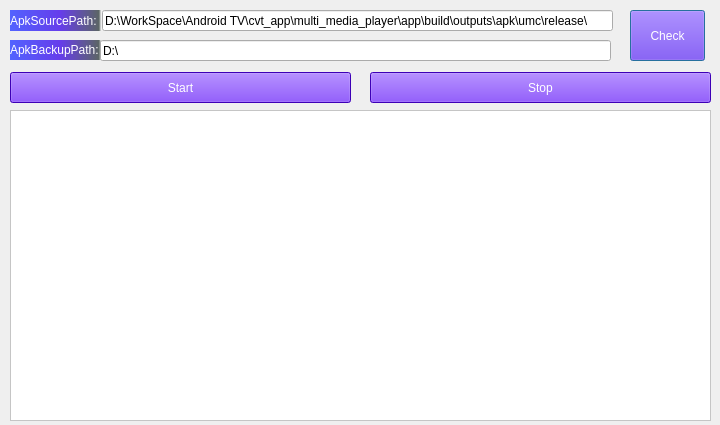
<?xml version="1.0" encoding="UTF-8"?>
<ui version="4.0">
 <class>Dialog</class>
 <widget class="QDialog" name="Dialog">
  <property name="geometry">
   <rect>
    <x>0</x>
    <y>0</y>
    <width>720</width>
    <height>425</height>
   </rect>
  </property>
  <property name="windowTitle">
   <string>Dialog</string>
  </property>
  <property name="styleSheet">
   <string notr="true"/>
  </property>
  <widget class="QTextBrowser" name="printTextBrowser">
   <property name="geometry">
    <rect>
     <x>10</x>
     <y>110</y>
     <width>701</width>
     <height>311</height>
    </rect>
   </property>
   <property name="tabletTracking">
    <bool>false</bool>
   </property>
   <property name="styleSheet">
    <string notr="true">color:rgb(0, 0, 0);
background-color:rgb(255, 255, 255);
font: 9pt &quot;Calibri&quot;;
</string>
   </property>
  </widget>
  <widget class="QLineEdit" name="sourcePathLineEdit">
   <property name="geometry">
    <rect>
     <x>102</x>
     <y>10</y>
     <width>511</width>
     <height>21</height>
    </rect>
   </property>
   <property name="styleSheet">
    <string notr="true">
font: 9pt &quot;Calibri&quot;;</string>
   </property>
   <property name="text">
    <string>D:\WorkSpace\Android TV\cvt_app\multi_media_player\app\build\outputs\apk\umc\release\</string>
   </property>
  </widget>
  <widget class="QPushButton" name="checkPushButton">
   <property name="geometry">
    <rect>
     <x>630</x>
     <y>10</y>
     <width>75</width>
     <height>51</height>
    </rect>
   </property>
   <property name="styleSheet">
    <string notr="true">color:rgb(255, 255, 255);
background-color:rgb(85, 0, 255);
font: 14pt &quot;Calibri&quot;;
</string>
   </property>
   <property name="text">
    <string>Check</string>
   </property>
  </widget>
  <widget class="QPushButton" name="startPushButton">
   <property name="geometry">
    <rect>
     <x>10</x>
     <y>72</y>
     <width>341</width>
     <height>31</height>
    </rect>
   </property>
   <property name="styleSheet">
    <string notr="true">color:rgb(255, 255, 255);
background-color:rgb(85, 0, 255);
font: 14pt &quot;Calibri&quot;;
</string>
   </property>
   <property name="text">
    <string>Start</string>
   </property>
   <property name="autoRepeatInterval">
    <number>100</number>
   </property>
  </widget>
  <widget class="QLabel" name="label">
   <property name="geometry">
    <rect>
     <x>10</x>
     <y>10</y>
     <width>91</width>
     <height>21</height>
    </rect>
   </property>
   <property name="styleSheet">
    <string notr="true">color:rgb(255, 255, 255);
background-color:qlineargradient(spread:pad, x1:0, y1:0, x2:1, y2:0, stop:0 rgba(82, 99, 255, 255), stop:0.551136 rgba(102, 61, 235, 255), stop:0.977273 rgba(92, 102, 101, 255), stop:1 rgba(0, 0, 0, 0));
font: 10pt &quot;Calibri&quot;;
</string>
   </property>
   <property name="text">
    <string>ApkSourcePath:</string>
   </property>
  </widget>
  <widget class="QLabel" name="label_2">
   <property name="geometry">
    <rect>
     <x>10</x>
     <y>40</y>
     <width>91</width>
     <height>20</height>
    </rect>
   </property>
   <property name="styleSheet">
    <string notr="true">color:rgb(255, 255, 255);
background-color:qlineargradient(spread:pad, x1:0, y1:0, x2:1, y2:0, stop:0 rgba(82, 99, 255, 255), stop:0.551136 rgba(102, 61, 235, 255), stop:0.977273 rgba(92, 102, 101, 255), stop:1 rgba(0, 0, 0, 0));
font: 10pt &quot;Calibri&quot;;</string>
   </property>
   <property name="text">
    <string>ApkBackupPath:</string>
   </property>
  </widget>
  <widget class="QLineEdit" name="backupPathLineEdit">
   <property name="geometry">
    <rect>
     <x>100</x>
     <y>40</y>
     <width>511</width>
     <height>21</height>
    </rect>
   </property>
   <property name="styleSheet">
    <string notr="true">font: 10pt &quot;Calibri&quot;;</string>
   </property>
   <property name="text">
    <string>D:\</string>
   </property>
  </widget>
  <widget class="QPushButton" name="stopPushButton">
   <property name="geometry">
    <rect>
     <x>370</x>
     <y>72</y>
     <width>341</width>
     <height>31</height>
    </rect>
   </property>
   <property name="styleSheet">
    <string notr="true">color:rgb(255, 255, 255);
background-color:rgb(85, 0, 255);
font: 14pt &quot;Calibri&quot;;
</string>
   </property>
   <property name="text">
    <string>Stop</string>
   </property>
  </widget>
 </widget>
 <resources>
  <include location="button_stop.qrc"/>
 </resources>
 <connections/>
</ui>
